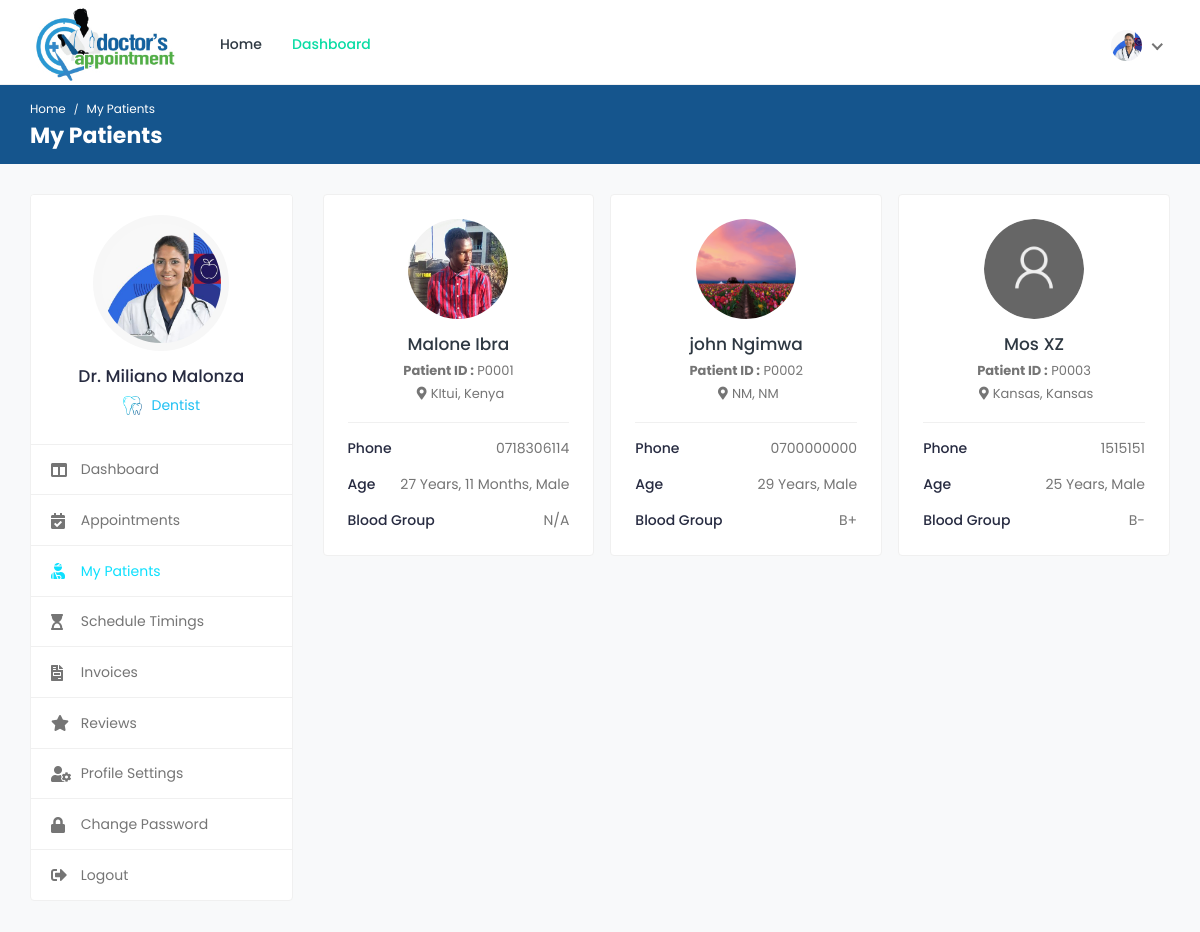
The app's page /doctors/my-patients/ (signed in) with its own data.
### appointments/models.py (models this page shows, shortened)
class Doctor(models.Model):
	user = models.OneToOneField(User, on_delete=models.CASCADE)
	image = models.ImageField('Profile Image', upload_to='Image/Doctors',
		max_length=500, default='dummy.png')
	first_name = models.CharField('First Name', max_length=50)
	second_name =  models.CharField('Second Name', max_length=50)
	title = models.CharField('Title', max_length=200, default='Dr.')
	phone_no = models.CharField('Phone Number', max_length=50)
	email = models.EmailField('Email', max_length=250)
	gender = models.CharField('Gender', max_length=10)
	d_o_b = models.DateField('Date of Birth', blank=True)
	biography = models.CharField('Biography', max_length=1000, blank=True)
	address_line1 = models.CharField('Address Line 1', max_length=200, blank=True)
	address_line2 = models.CharField('Address Line 2', max_length=200, blank=True)
	country = models.CharField('Country', max_length=100, blank=True)
	county = models.CharField('County', max_length=100, blank=True)
	town = models.CharField('Town', max_length=100, blank=True)
	pricing =  models.FloatField('Amount', default=0.00)
	services = models.CharField('Services', max_length=1000, blank=True)
	specialization = models.CharField('Specialization', max_length=1000, blank=True)
	clinic = models.CharField('Clinic', max_length=100, blank=True)
	clinic_address = models.CharField('Clinic Address', max_length=100, blank=True)
	speciality = models.OneToOneField(Speciality, on_delete=models.CASCADE)
	drclinic = models.ForeignKey(Clinic, on_delete=models.CASCADE)
	''' user, image, first_name, second_name, title, phone_no, email, gender, d_o_b, biography,
	address_line1, address_line2, country, county, town, pricing, services, specialization, clinic,
	clinic_address, speciality'''

class Speciality(models.Model):
	name = models.CharField('Name', max_length=100)
	image = models.ImageField('Image', upload_to='Image/Speciality', max_length=500)

class Patient(models.Model):
	user = models.OneToOneField(User, on_delete=models.CASCADE)
	image = models.ImageField('Profile Image', upload_to='Image/Patient/Profile/',
		max_length=500, default='dummy.png')
	first_name = models.CharField('First Name', max_length=50)
	second_name = models.CharField('Second Name', max_length=50)
	d_o_b = models.DateField('Date Of Birth')
	gender = models.CharField('Gender', max_length=10)
	email = models.CharField('Email', max_length=50)
	phone_no = models.CharField('Phone Number', max_length=20)
	blood_group = models.CharField('Blood Group', max_length=5)
	country = models.CharField('Country', max_length=50)
	county = models.CharField('County', max_length=50)
	town = models.CharField('Town', max_length=50)
	street_lane = models.CharField('Street/Lane', max_length=50)
	def __str__(self):
		return self.first_name +' '+self.second_name

### appointments/views.py (the view)
# urls.py: path('doctors/my-patients/', views.my_patients,  name='my-patients'),
@login_required(login_url='/login/')
@user_passes_test(check_doctor, login_url='/login/')
@user_passes_test(check_settings, login_url='/doctors/profile-settings/')
def my_patients(request):
	profile = Doctor.objects.get(user=request.user.id)
	appointments = Appointment.objects.filter(doctor=profile.id).exclude(status='CANCELLED')
	patients = []
	for appointment in appointments:
		if appointment.patient not in patients:
			patients += [appointment.patient]
	return render(request, 'doctors/my-patients.html', {'profile' :profile, 'patients': patients})

### appointments/views.py (called while the page is built)
def check_doctor(user):
	group = user.groups.get()
	return group.name=='doctors_group'

def check_settings(user):
	profile = Doctor.objects.filter(user=user.id)
	return profile.count()>=1

### appointments/templates/doctors/my-patients.html (shortened to what this page needs)
{% extends "doctors/base.html" %}
{% load static %}
{% block breadcrumb %}My Patients{% endblock %}
{% block breadcrumb1 %}My Patients{% endblock %}
{% block sidenav %}
	<ul>
		<li>
			<a href="{% url 'doctor-dashboard' %}">
				<i class="fas fa-columns"></i>
				<span>Dashboard</span>
			</a>
		</li>
		<li>
			<a href="{% url 'appointments' %}">
				<i class="fas fa-calendar-check"></i>
				<span>Appointments</span>
			</a>
		</li>
		<li class="active">
			<a href="{% url 'my-patients' %}">
				<i class="fas fa-user-injured"></i>
				<span>My Patients</span>
			</a>
		</li>
		<li>
			<a href="{% url 'schedule-timings' %}">
				<i class="fas fa-hourglass-start"></i>
				<span>Schedule Timings</span>
			</a>
		</li>
		<li>
			<a href="{% url 'invoices' %}">
				<i class="fas fa-file-invoice"></i>
				<span>Invoices</span>
			</a>
		</li>
		<li>
			<a href="{% url 'reviews' %}">
				<i class="fas fa-star"></i>
				<span>Reviews</span>
			</a>
		</li>
		<li>
			<a href="{% url 'doctor-profile-settings' %}">
				<i class="fas fa-user-cog"></i>
				<span>Profile Settings</span>
			</a>
		</li>
		<li>
			<a href="{% url 'doctor-change-password' %}">
				<i class="fas fa-lock"></i>
				<span>Change Password</span>
			</a>
		</li>
		<li>
			<a href="{% url 'logout' %}">
				<i class="fas fa-sign-out-alt"></i>
				<span>Logout</span>
			</a>
		</li>
	</ul>
{% endblock %}
{% block content %}
	<div class="col-md-7 col-lg-8 col-xl-9">
		<div class="row row-grid">
		{% for patient in patients %}
			<div class="col-md-6 col-lg-4 col-xl-3">
				<div class="card widget-profile pat-widget-profile">
					<div class="card-body">
						<div class="pro-widget-content">
							<div class="profile-info-widget">
								<a href="{% url 'patient-profile' patient|slugify patient.id %}" class="booking-doc-img">
									<img src="{{patient.image.url}}" alt="User Image">
								</a>
								<div class="profile-det-info">
									<h3><a href="{% url 'patient-profile' patient|slugify patient.id %}">{{patient.first_name}} {{patient.second_name}}</a></h3>
									<div class="patient-details">
										<h5><b>Patient ID :</b> P000{{patient.id}}</h5>
										<h5 class="mb-0"><i class="fas fa-map-marker-alt"></i>{{patient.county}}, {{patient.country}}</h5>
									</div>
								</div>
							</div>
						</div>
						<div class="patient-info">
							<ul>
								<li>Phone <span>{{patient.phone_no}}</span></li>
								<li>Age <span>{{patient.d_o_b|timesince }}, {{patient.gender}}</span></li>
								<li>Blood Group <span>{{patient.blood_group}}</span></li>
							</ul>
						</div>
					</div>
				</div>
			</div>
		{% endfor %}
		</div>
	</div>
{% endblock %}

### appointments/templates/doctors/base.html (shortened to what this page needs)
<!DOCTYPE html>
<html lang="en">
<head>
		{% load static %}
		<link rel="stylesheet" href="{% static 'cas/css/bootstrap.min.css' %}">
		<link rel="stylesheet" href="{% static 'cas/plugins/fontawesome/css/fontawesome.min.css' %}">
		<link rel="stylesheet" href="{% static 'cas/plugins/fontawesome/css/all.min.css' %}">
		<link rel="stylesheet" href="{% static 'cas/css/style.css' %}">
	</head>
	<body>
		<div class="main-wrapper">
			<header class="header">
				<nav class="navbar navbar-expand-lg header-nav">
					<div class="navbar-header">
						<a href="{% url 'index' %}" class="navbar-brand logo">
							<img src="{% static 'cas/img/logo.png' %}" class="img-fluid" alt="Logo">
						</a>
					</div>
					<div class="main-menu-wrapper">
						<ul class="main-nav">
							<li>
								<a href="{% url 'index' %}">Home</a>
							</li>
							<li class="active"><a href="{% url 'doctor-dashboard' %}">Dashboard</a></li>
						</ul>
					</div>
					<ul class="nav header-navbar-rht">
						<li class="nav-item dropdown has-arrow logged-item">
							<a href="#" class="dropdown-toggle nav-link" data-toggle="dropdown">
								<span class="user-img">
									<img class="rounded-circle" src="{{profile.image.url}}" width="31" alt="{{user.first_name}} {{user.last_name}}">
								</span>
							</a>
						</li>
					</ul>
				</nav>
			</header>
			<div class="breadcrumb-bar">
				<div class="container-fluid">
					<div class="row align-items-center">
						<div class="col-md-12 col-12">
							<nav aria-label="breadcrumb" class="page-breadcrumb">
								<ol class="breadcrumb">
									<li class="breadcrumb-item"><a href="{% url 'index' %}">Home</a></li>
									<li class="breadcrumb-item active" aria-current="page">{% block breadcrumb %}{% endblock %}</li>
								</ol>
							</nav>
							<h2 class="breadcrumb-title">{% block breadcrumb1 %} {% endblock %}</h2>
						</div>
					</div>
				</div>
			</div>
			<div class="content">
				<div class="container-fluid">
					<div class="row">
						<div class="col-md-5 col-lg-4 col-xl-3 theiaStickySidebar">
							<div class="profile-sidebar">
								<div class="widget-profile pro-widget-content">
									<div class="profile-info-widget">
										<a href="#" class="booking-doc-img">
											<img src="{{profile.image.url}}" alt="User Image">
										</a>
										<div class="profile-det-info">
											<h3>{{profile.title}} {{user.first_name}} {{user.last_name}}</h3>
											{% if profile != None %}
											<div class="patient-details">
												<p class="doc-department"><img src="{{profile.speciality.image.url}}" class="img-fluid" alt="S">{{profile.speciality.name}}</p>
											</div>
											{% endif %}
										</div>
									</div>
								</div>
								<div class="dashboard-widget">
									<nav class="dashboard-menu">
										{% block sidenav %}
										{% endblock %}
									</nav>
								</div>
							</div>
						</div>
						{% block content %}
						{% endblock %}
					</div>
				</div>
			</div>
		</div>
	</body>
</html>

### records on screen
Doctor: image (picture), title "Dr.", speciality.image (picture), speciality.name "Dentist"
Patient: image (picture), first_name "Malone", second_name "Ibra", id "1", county "KItui", country "Kenya", phone_no "0718306114", d_o_b "27 Years, 11 Months", gender "Male", blood_group "N/A"
Patient: image (picture), first_name "john", second_name "Ngimwa", id "2", county "NM", country "NM", phone_no "0700000000", d_o_b "29 Years", gender "Male", blood_group "B+"
Patient: image (placeholder picture), first_name "Mos", second_name "XZ", id "3", county "Kansas", country "Kansas", phone_no "1515151", d_o_b "25 Years", gender "Male", blood_group "B-"

### other values on screen
{{ user.first_name }} "Miliano"
{{ user.last_name }} "Malonza"
